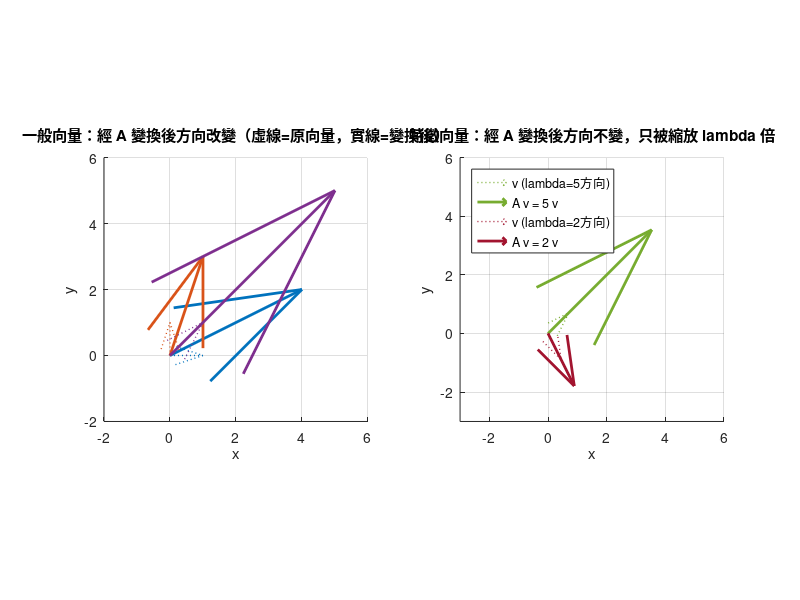

Reproduce this figure in MATLAB.
% 注意：本檔案已使用 GNU Octave 10.2 實際執行驗證通過（輸出數值與同章 Python 版本一致）。
% 由於作者端目前沒有正版 MATLAB 授權，尚未在正式 MATLAB 環境中執行過；
% 語法均為標準 MATLAB 語法，理論上可直接執行，但仍建議你在 MATLAB 中重新執行一次以完全確認。
%
% 第 8 章：特徵值與特徵向量（MATLAB 實作）
%
% 本腳本示範：
%   1. 特徵值/特徵向量的定義 Av = lambda*v，並用 eig() 求解
%   2. 驗證 A*v ≈ lambda*v
%   3. 特徵值的性質：所有特徵值之和 = trace(A)，所有特徵值之積 = det(A)
%   4. 對角化 A = P*D*P^-1，並驗證 P*D*inv(P) ≈ A
%   5. 幾何意義：畫出特徵向量方向在矩陣變換下不改變、只被縮放
%
% 執行方式：於 MATLAB 中執行 run('ch08_eigenvalues.m')

clear; clc; close all;

%% 1. 特徵值與特徵向量的定義：Av = lambda * v
disp('============================================================')
disp('1. 特徵值與特徵向量的定義：Av = lambda * v')
disp('============================================================')

A = [4 1; 2 3];
disp('矩陣 A =')
disp(A)

% [V, D] = eig(A)：V 的每一行 column 是一個特徵向量，D 為特徵值組成的對角矩陣
[V, D] = eig(A);
fprintf('\n用 eig(A) 求得：\n');
disp('特徵值對角矩陣 D =')
disp(D)
disp('特徵向量矩陣 V（每一行 column 對應一個特徵向量）=')
disp(V)

eigenvalues = diag(D);   % 取出對角線上的特徵值，變成向量

%% 2. 驗證 A*v ≈ lambda*v
disp('============================================================')
disp('2. 驗證 A*v ≈ lambda*v')
disp('============================================================')

n = size(A, 1);
for i = 1:n
    lam = eigenvalues(i);
    v = V(:, i);
    lhs = A * v;         % A v
    rhs = lam * v;       % lambda v
    ok = all(abs(lhs - rhs) < 1e-10);
    fprintf('\n第 %d 組: lambda_%d = %.6f\n', i, i, lam);
    fprintf('  v_%d = [%.6f, %.6f]\n', i, v(1), v(2));
    fprintf('  A * v_%d       = [%.6f, %.6f]\n', i, lhs(1), lhs(2));
    fprintf('  lambda_%d * v_%d = [%.6f, %.6f]\n', i, i, rhs(1), rhs(2));
    if ok
        fprintf('  驗證通過：A*v 與 lambda*v 相符\n');
    else
        fprintf('  驗證失敗\n');
    end
end

%% 3. 手算範例對照：2x2 矩陣完整解特徵方程式
disp('============================================================')
disp('3. 手算範例對照：det(A - lambda*I) = 0')
disp('============================================================')

% 手算過程（見 .md 教學文件）得到：
%   特徵方程式: lambda^2 - 7*lambda + 10 = 0 -> (lambda-5)(lambda-2)=0
%   lambda_1 = 5, 對應特徵向量方向 (1, 1)
%   lambda_2 = 2, 對應特徵向量方向 (1, -2)
hand_eigenvalues = [5; 2];
hand_v1 = [1; 1];
hand_v2 = [1; -2];

fprintf('手算特徵值（由大到小）： [%.1f, %.1f]\n', hand_eigenvalues(1), hand_eigenvalues(2));
sorted_eig = sort(eigenvalues, 'descend');
fprintf('MATLAB eig 求得特徵值（由大到小）： [%.1f, %.1f]\n', sorted_eig(1), sorted_eig(2));
fprintf('兩者是否一致： %d\n', all(abs(sorted_eig - hand_eigenvalues) < 1e-10));

fprintf('\n驗證手算特徵向量 v1=(1,1) 對應 lambda=5:\n');
lhs1 = A * hand_v1;
rhs1 = 5 * hand_v1;
fprintf('  A * v1 = [%.4f, %.4f] ; 5 * v1 = [%.4f, %.4f]\n', lhs1(1), lhs1(2), rhs1(1), rhs1(2));
fprintf('  是否相等: %d\n', all(abs(lhs1 - rhs1) < 1e-10));

fprintf('\n驗證手算特徵向量 v2=(1,-2) 對應 lambda=2:\n');
lhs2 = A * hand_v2;
rhs2 = 2 * hand_v2;
fprintf('  A * v2 = [%.4f, %.4f] ; 2 * v2 = [%.4f, %.4f]\n', lhs2(1), lhs2(2), rhs2(1), rhs2(2));
fprintf('  是否相等: %d\n', all(abs(lhs2 - rhs2) < 1e-10));

%% 4. 特徵值的性質：和 = trace(A)，積 = det(A)
disp('============================================================')
disp('4. 特徵值的性質：sum(eigenvalues) = trace(A), prod(eigenvalues) = det(A)')
disp('============================================================')

trace_A = trace(A);
det_A = det(A);
sum_eig = sum(eigenvalues);
prod_eig = prod(eigenvalues);

fprintf('trace(A) = %.6f\n', trace_A);
fprintf('sum(特徵值) = %.6f\n', sum_eig);
fprintf('兩者是否相等: %d\n', abs(trace_A - sum_eig) < 1e-10);

fprintf('\ndet(A) = %.6f\n', det_A);
fprintf('prod(特徵值) = %.6f\n', prod_eig);
fprintf('兩者是否相等: %d\n', abs(det_A - prod_eig) < 1e-10);

%% 5. 對角化 A = P D P^-1
disp('============================================================')
disp('5. 對角化 A = P D P^-1')
disp('============================================================')

P = V;
Dmat = D;
P_inv = inv(P);

A_reconstructed = P * Dmat * P_inv;

disp('P（特徵向量組成的矩陣）=')
disp(P)
disp('D（特徵值對角矩陣）=')
disp(Dmat)
disp('P^-1 =')
disp(P_inv)

fprintf('\n重建 P * D * P^-1 =\n');
disp(A_reconstructed)
fprintf('原矩陣 A =\n');
disp(A)

diff_norm = max(max(abs(A_reconstructed - A)));
is_diagonalizable_check = diff_norm < 1e-10;
fprintf('\nP*D*P^-1 與 A 是否相符: %d\n', is_diagonalizable_check);
if is_diagonalizable_check
    disp('-> 對角化驗證通過')
else
    disp('-> 對角化驗證失敗')
end

% 說明何時矩陣可對角化：n 個線性獨立的特徵向量（等價於 P 為可逆矩陣）
rank_P = rank(P);
fprintf('\nP 的秩 (rank) = %d，矩陣大小 n = %d\n', rank_P, n);
disp('秩 = n，代表特徵向量線性獨立，P 可逆，因此 A 可對角化。')

%% 6. 反例：不可對角化的矩陣（重根但特徵向量不足）
disp('============================================================')
disp('6. 反例：不可對角化的矩陣（重根但特徵向量不足）')
disp('============================================================')

B = [2 1; 0 2];
[V_B, D_B] = eig(B);
rank_V_B = rank(V_B);

disp('矩陣 B =')
disp(B)
fprintf('特徵值 = [%.1f, %.1f] (重根 lambda=2)\n', D_B(1,1), D_B(2,2));
fprintf('特徵向量矩陣 P_B 的秩 = %d（< 2，只有 1 個線性獨立的特徵向量）\n', rank_V_B);
disp('因此 B 不可對角化（defective matrix）。')

%% 7. 幾何意義：畫出矩陣變換下，特徵向量方向不變、只被縮放
disp('============================================================')
disp('7. 繪製幾何意義示意圖')
disp('============================================================')

figure('Position', [100, 100, 1100, 550]);

% 左圖：一般向量在 A 變換下方向改變
subplot(1, 2, 1);
hold on;
general_vectors = {[1;0], [0;1], [1;1]};
colors_gen = {[0 0.447 0.741], [0.85 0.325 0.098], [0.494 0.184 0.556]};
for k = 1:numel(general_vectors)
    v = general_vectors{k};
    Av = A * v;
    c = colors_gen{k};
    quiver(0, 0, v(1), v(2), 0, 'Color', c, 'LineWidth', 1, 'MaxHeadSize', 0.5, 'LineStyle', ':');
    quiver(0, 0, Av(1), Av(2), 0, 'Color', c, 'LineWidth', 2, 'MaxHeadSize', 0.5);
end
xlim([-2, 6]);
ylim([-2, 6]);
axis equal;
grid on;
xlabel('x');
ylabel('y');
title('一般向量：經 A 變換後方向改變（虛線=原向量，實線=變換後）');

% 右圖：特徵向量在 A 變換下方向不變，只被縮放
subplot(1, 2, 2);
hold on;
v1_unit = hand_v1 / norm(hand_v1);
v2_unit = hand_v2 / norm(hand_v2);
eig_dirs = {v1_unit, v2_unit};
eig_lams = [5, 2];
colors_eig = {[0.466 0.674 0.188], [0.635 0.078 0.184]};
for k = 1:numel(eig_dirs)
    v = eig_dirs{k};
    lam = eig_lams(k);
    Av = A * v;
    c = colors_eig{k};
    quiver(0, 0, v(1), v(2), 0, 'Color', c, 'LineWidth', 1, 'MaxHeadSize', 0.5, 'LineStyle', ':');
    quiver(0, 0, Av(1), Av(2), 0, 'Color', c, 'LineWidth', 2, 'MaxHeadSize', 0.5);
end
xlim([-3, 6]);
ylim([-3, 6]);
axis equal;
grid on;
xlabel('x');
ylabel('y');
title('特徵向量：經 A 變換後方向不變，只被縮放 lambda 倍');
legend('v (lambda=5方向)', 'A v = 5 v', 'v (lambda=2方向)', 'A v = 2 v', 'Location', 'northwest');

saveas(gcf, 'eigenvectors_geometry_matlab.png');
fprintf('已儲存特徵向量幾何意義示意圖至: eigenvectors_geometry_matlab.png\n');

fprintf('\n全部範例執行完畢。\n');
